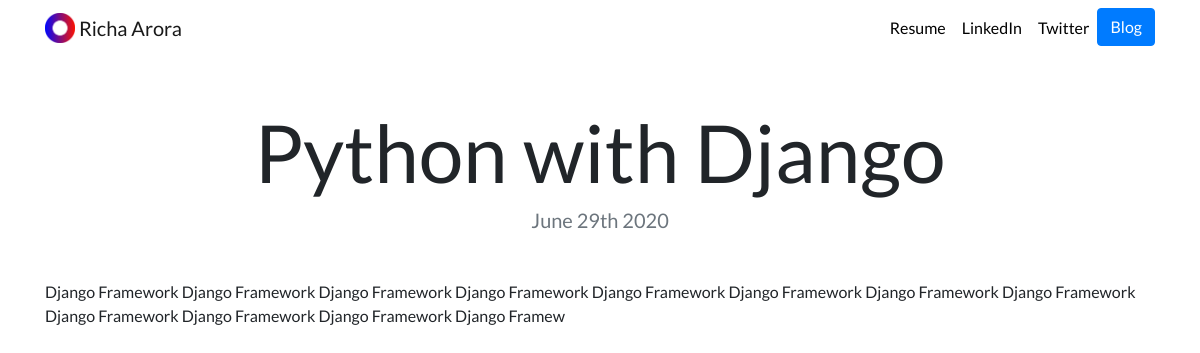
The page /blog/1 on the database its author committed.
### blog/models.py (models this page shows, shortened)
class Blog(models.Model):
    title           = models.CharField(max_length=200)
    description     = models.TextField(max_length=200)
    date            = models.DateTimeField()

### blog/views.py (the view)
# urls.py: path('<int:blog_id>',views.detail,name="detail"),
def detail(request,blog_id):
    blog = get_object_or_404(Blog,pk=blog_id)
    return render(request,"blog/detail.html",{"blog":blog})

### blog/templates/blog/detail.html
{% extends "portfolio/base.html" %}
{% load static %}
{% block content %}
<h1 class="text-center mt-5" id="blogdetailtitle">{{ blog.title }}</h1>
<h5 class="text-center text-muted mb-5">{{ blog.date|date:'F jS Y' }}</h5>
{{ blog.description|safe }}
{% endblock %}

### portfolio/static/portfolio/custom.css (style rules this page uses)
body { font-family: 'Lato', sans-serif; }
@media (min-width: 992px) { #blogdetailtitle { font-size: 5rem; } }

### rows shown on the page
Blog: title "Python with Django", date "June 29th 2020", description "Django Framework Django Framework Django Framework Django Framework Django Framework Django Framework Django Framework Django Framework Django Framework Django Framework Django Framework Django Framew"
